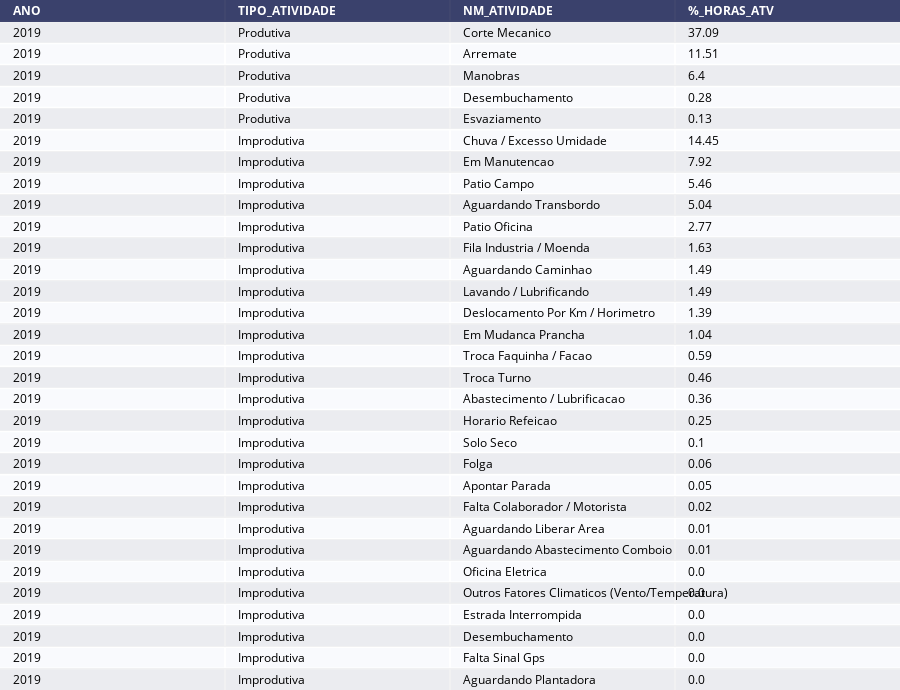

The notebook cell saved with this chart:
### Code cell
import plotly.figure_factory as ff

dt_year_graf = dt_year.query('ANO == 2019')

# Rename column of database
dt_year_graf = dt_year_graf.rename(columns={"VA_DURACAO": "HORAS_ATV", "FG_ATIVIDADE_PRODUTIVA": "TIPO_ATIVIDADE"}, errors="raise")

# Select columns of database
dt_year_graf = dt_year_graf[['ANO', 'TIPO_ATIVIDADE', 'NM_ATIVIDADE', '%_HORAS_ATV']]

# Sort Values in database
dt_year_graf = dt_year_graf.sort_values(['ANO', 'TIPO_ATIVIDADE', '%_HORAS_ATV'], ascending=False)

# Plot database
fig =  ff.create_table(dt_year_graf, height_constant=20)
print(' / ')
print(' / ')
print(' / Relação % de Horas Produtivas e Improdutivas por Ano e Tipos de Atividades (2019)')
fig.show()

### Figure 1 — Plotly figure (JSON) as saved in the notebook; plotly's stock layout.template omitted (floating-point values rounded to 4 significant figures)
{"data": [{"colorscale": [[0, "#00083e"], [0.5, "#ededee"], [1, "#ffffff"]], "hoverinfo": "none", "opacity": 0.75, "showscale": false, "type": "heatmap", "z": [[0, 0, 0, 0], [0.5, 0.5, 0.5, 0.5], [1, 1, 1, 1], [0.5, 0.5, 0.5, 0.5], [1, 1, 1, 1], [0.5, 0.5, 0.5, 0.5], [1, 1, 1, 1], [0.5, 0.5, 0.5, 0.5], [1, 1, 1, 1], [0.5, 0.5, 0.5, 0.5], [1, 1, 1, 1], [0.5, 0.5, 0.5, 0.5], [1, 1, 1, 1], [0.5, 0.5, 0.5, 0.5], [1, 1, 1, 1], [0.5, 0.5, 0.5, 0.5], [1, 1, 1, 1], [0.5, 0.5, 0.5, 0.5], [1, 1, 1, 1], [0.5, 0.5, 0.5, 0.5], [1, 1, 1, 1], [0.5, 0.5, 0.5, 0.5], [1, 1, 1, 1], [0.5, 0.5, 0.5, 0.5], [1, 1, 1, 1], [0.5, 0.5, 0.5, 0.5], [1, 1, 1, 1], [0.5, 0.5, 0.5, 0.5], [1, 1, 1, 1], [0.5, 0.5, 0.5, 0.5], [1, 1, 1, 1], [0.5, 0.5, 0.5, 0.5]]}], "layout": {"annotations": [{"align": "left", "font": {"color": "#ffffff"}, "showarrow": false, "text": "<b>ANO</b>", "x": -0.45, "xanchor": "left", "xref": "x", "y": 0, "yref": "y"}, {"align": "left", "font": {"color": "#ffffff"}, "showarrow": false, "text": "<b>TIPO_ATIVIDADE</b>", "x": 0.55, "xanchor": "left", "xref": "x", "y": 0, "yref": "y"}, {"align": "left", "font": {"color": "#ffffff"}, "showarrow": false, "text": "<b>NM_ATIVIDADE</b>", "x": 1.55, "xanchor": "left", "xref": "x", "y": 0, "yref": "y"}, {"align": "left", "font": {"color": "#ffffff"}, "showarrow": false, "text": "<b>%_HORAS_ATV</b>", "x": 2.55, "xanchor": "left", "xref": "x", "y": 0, "yref": "y"}, {"align": "left", "font": {"color": "#000000"}, "showarrow": false, "text": "2019", "x": -0.45, "xanchor": "left", "xref": "x", "y": 1, "yref": "y"}, {"align": "left", "font": {"color": "#000000"}, "showarrow": false, "text": "Produtiva", "x": 0.55, "xanchor": "left", "xref": "x", "y": 1, "yref": "y"}, {"align": "left", "font": {"color": "#000000"}, "showarrow": false, "text": "Corte Mecanico", "x": 1.55, "xanchor": "left", "xref": "x", "y": 1, "yref": "y"}, {"align": "left", "font": {"color": "#000000"}, "showarrow": false, "text": "37.09", "x": 2.55, "xanchor": "left", "xref": "x", "y": 1, "yref": "y"}, {"align": "left", "font": {"color": "#000000"}, "showarrow": false, "text": "2019", "x": -0.45, "xanchor": "left", "xref": "x", "y": 2, "yref": "y"}, {"align": "left", "font": {"color": "#000000"}, "showarrow": false, "text": "Produtiva", "x": 0.55, "xanchor": "left", "xref": "x", "y": 2, "yref": "y"}, {"align": "left", "font": {"color": "#000000"}, "showarrow": false, "text": "Arremate", "x": 1.55, "xanchor": "left", "xref": "x", "y": 2, "yref": "y"}, {"align": "left", "font": {"color": "#000000"}, "showarrow": false, "text": "11.51", "x": 2.55, "xanchor": "left", "xref": "x", "y": 2, "yref": "y"}, {"align": "left", "font": {"color": "#000000"}, "showarrow": false, "text": "2019", "x": -0.45, "xanchor": "left", "xref": "x", "y": 3, "yref": "y"}, {"align": "left", "font": {"color": "#000000"}, "showarrow": false, "text": "Produtiva", "x": 0.55, "xanchor": "left", "xref": "x", "y": 3, "yref": "y"}, {"align": "left", "font": {"color": "#000000"}, "showarrow": false, "text": "Manobras", "x": 1.55, "xanchor": "left", "xref": "x", "y": 3, "yref": "y"}, {"align": "left", "font": {"color": "#000000"}, "showarrow": false, "text": "6.4", "x": 2.55, "xanchor": "left", "xref": "x", "y": 3, "yref": "y"}, {"align": "left", "font": {"color": "#000000"}, "showarrow": false, "text": "2019", "x": -0.45, "xanchor": "left", "xref": "x", "y": 4, "yref": "y"}, {"align": "left", "font": {"color": "#000000"}, "showarrow": false, "text": "Produtiva", "x": 0.55, "xanchor": "left", "xref": "x", "y": 4, "yref": "y"}, {"align": "left", "font": {"color": "#000000"}, "showarrow": false, "text": "Desembuchamento", "x": 1.55, "xanchor": "left", "xref": "x", "y": 4, "yref": "y"}, {"align": "left", "font": {"color": "#000000"}, "showarrow": false, "text": "0.28", "x": 2.55, "xanchor": "left", "xref": "x", "y": 4, "yref": "y"}, {"align": "left", "font": {"color": "#000000"}, "showarrow": false, "text": "2019", "x": -0.45, "xanchor": "left", "xref": "x", "y": 5, "yref": "y"}, {"align": "left", "font": {"color": "#000000"}, "showarrow": false, "text": "Produtiva", "x": 0.55, "xanchor": "left", "xref": "x", "y": 5, "yref": "y"}, {"align": "left", "font": {"color": "#000000"}, "showarrow": false, "text": "Esvaziamento", "x": 1.55, "xanchor": "left", "xref": "x", "y": 5, "yref": "y"}, {"align": "left", "font": {"color": "#000000"}, "showarrow": false, "text": "0.13", "x": 2.55, "xanchor": "left", "xref": "x", "y": 5, "yref": "y"}, {"align": "left", "font": {"color": "#000000"}, "showarrow": false, "text": "2019", "x": -0.45, "xanchor": "left", "xref": "x", "y": 6, "yref": "y"}, {"align": "left", "font": {"color": "#000000"}, "showarrow": false, "text": "Improdutiva", "x": 0.55, "xanchor": "left", "xref": "x", "y": 6, "yref": "y"}, {"align": "left", "font": {"color": "#000000"}, "showarrow": false, "text": "Chuva / Excesso Umidade", "x": 1.55, "xanchor": "left", "xref": "x", "y": 6, "yref": "y"}, {"align": "left", "font": {"color": "#000000"}, "showarrow": false, "text": "14.45", "x": 2.55, "xanchor": "left", "xref": "x", "y": 6, "yref": "y"}, {"align": "left", "font": {"color": "#000000"}, "showarrow": false, "text": "2019", "x": -0.45, "xanchor": "left", "xref": "x", "y": 7, "yref": "y"}, {"align": "left", "font": {"color": "#000000"}, "showarrow": false, "text": "Improdutiva", "x": 0.55, "xanchor": "left", "xref": "x", "y": 7, "yref": "y"}, {"align": "left", "font": {"color": "#000000"}, "showarrow": false, "text": "Em Manutencao", "x": 1.55, "xanchor": "left", "xref": "x", "y": 7, "yref": "y"}, {"align": "left", "font": {"color": "#000000"}, "showarrow": false, "text": "7.92", "x": 2.55, "xanchor": "left", "xref": "x", "y": 7, "yref": "y"}, {"align": "left", "font": {"color": "#000000"}, "showarrow": false, "text": "2019", "x": -0.45, "xanchor": "left", "xref": "x", "y": 8, "yref": "y"}, {"align": "left", "font": {"color": "#000000"}, "showarrow": false, "text": "Improdutiva", "x": 0.55, "xanchor": "left", "xref": "x", "y": 8, "yref": "y"}, {"align": "left", "font": {"color": "#000000"}, "showarrow": false, "text": "Patio Campo", "x": 1.55, "xanchor": "left", "xref": "x", "y": 8, "yref": "y"}, {"align": "left", "font": {"color": "#000000"}, "showarrow": false, "text": "5.46", "x": 2.55, "xanchor": "left", "xref": "x", "y": 8, "yref": "y"}, {"align": "left", "font": {"color": "#000000"}, "showarrow": false, "text": "2019", "x": -0.45, "xanchor": "left", "xref": "x", "y": 9, "yref": "y"}, {"align": "left", "font": {"color": "#000000"}, "showarrow": false, "text": "Improdutiva", "x": 0.55, "xanchor": "left", "xref": "x", "y": 9, "yref": "y"}, {"align": "left", "font": {"color": "#000000"}, "showarrow": false, "text": "Aguardando Transbordo", "x": 1.55, "xanchor": "left", "xref": "x", "y": 9, "yref": "y"}, {"align": "left", "font": {"color": "#000000"}, "showarrow": false, "text": "5.04", "x": 2.55, "xanchor": "left", "xref": "x", "y": 9, "yref": "y"}, {"align": "left", "font": {"color": "#000000"}, "showarrow": false, "text": "2019", "x": -0.45, "xanchor": "left", "xref": "x", "y": 10, "yref": "y"}, {"align": "left", "font": {"color": "#000000"}, "showarrow": false, "text": "Improdutiva", "x": 0.55, "xanchor": "left", "xref": "x", "y": 10, "yref": "y"}, {"align": "left", "font": {"color": "#000000"}, "showarrow": false, "text": "Patio Oficina", "x": 1.55, "xanchor": "left", "xref": "x", "y": 10, "yref": "y"}, {"align": "left", "font": {"color": "#000000"}, "showarrow": false, "text": "2.77", "x": 2.55, "xanchor": "left", "xref": "x", "y": 10, "yref": "y"}, {"align": "left", "font": {"color": "#000000"}, "showarrow": false, "text": "2019", "x": -0.45, "xanchor": "left", "xref": "x", "y": 11, "yref": "y"}, {"align": "left", "font": {"color": "#000000"}, "showarrow": false, "text": "Improdutiva", "x": 0.55, "xanchor": "left", "xref": "x", "y": 11, "yref": "y"}, {"align": "left", "font": {"color": "#000000"}, "showarrow": false, "text": "Fila Industria / Moenda", "x": 1.55, "xanchor": "left", "xref": "x", "y": 11, "yref": "y"}, {"align": "left", "font": {"color": "#000000"}, "showarrow": false, "text": "1.63", "x": 2.55, "xanchor": "left", "xref": "x", "y": 11, "yref": "y"}, {"align": "left", "font": {"color": "#000000"}, "showarrow": false, "text": "2019", "x": -0.45, "xanchor": "left", "xref": "x", "y": 12, "yref": "y"}, {"align": "left", "font": {"color": "#000000"}, "showarrow": false, "text": "Improdutiva", "x": 0.55, "xanchor": "left", "xref": "x", "y": 12, "yref": "y"}, {"align": "left", "font": {"color": "#000000"}, "showarrow": false, "text": "Aguardando Caminhao", "x": 1.55, "xanchor": "left", "xref": "x", "y": 12, "yref": "y"}, {"align": "left", "font": {"color": "#000000"}, "showarrow": false, "text": "1.49", "x": 2.55, "xanchor": "left", "xref": "x", "y": 12, "yref": "y"}, {"align": "left", "font": {"color": "#000000"}, "showarrow": false, "text": "2019", "x": -0.45, "xanchor": "left", "xref": "x", "y": 13, "yref": "y"}, {"align": "left", "font": {"color": "#000000"}, "showarrow": false, "text": "Improdutiva", "x": 0.55, "xanchor": "left", "xref": "x", "y": 13, "yref": "y"}, {"align": "left", "font": {"color": "#000000"}, "showarrow": false, "text": "Lavando / Lubrificando", "x": 1.55, "xanchor": "left", "xref": "x", "y": 13, "yref": "y"}, {"align": "left", "font": {"color": "#000000"}, "showarrow": false, "text": "1.49", "x": 2.55, "xanchor": "left", "xref": "x", "y": 13, "yref": "y"}, {"align": "left", "font": {"color": "#000000"}, "showarrow": false, "text": "2019", "x": -0.45, "xanchor": "left", "xref": "x", "y": 14, "yref": "y"}, {"align": "left", "font": {"color": "#000000"}, "showarrow": false, "text": "Improdutiva", "x": 0.55, "xanchor": "left", "xref": "x", "y": 14, "yref": "y"}, {"align": "left", "font": {"color": "#000000"}, "showarrow": false, "text": "Deslocamento Por Km / Horimetro", "x": 1.55, "xanchor": "left", "xref": "x", "y": 14, "yref": "y"}, {"align": "left", "font": {"color": "#000000"}, "showarrow": false, "text": "1.39", "x": 2.55, "xanchor": "left", "xref": "x", "y": 14, "yref": "y"}, {"align": "left", "font": {"color": "#000000"}, "showarrow": false, "text": "2019", "x": -0.45, "xanchor": "left", "xref": "x", "y": 15, "yref": "y"}, {"align": "left", "font": {"color": "#000000"}, "showarrow": false, "text": "Improdutiva", "x": 0.55, "xanchor": "left", "xref": "x", "y": 15, "yref": "y"}, {"align": "left", "font": {"color": "#000000"}, "showarrow": false, "text": "Em Mudanca Prancha", "x": 1.55, "xanchor": "left", "xref": "x", "y": 15, "yref": "y"}, {"align": "left", "font": {"color": "#000000"}, "showarrow": false, "text": "1.04", "x": 2.55, "xanchor": "left", "xref": "x", "y": 15, "yref": "y"}, {"align": "left", "font": {"color": "#000000"}, "showarrow": false, "text": "2019", "x": -0.45, "xanchor": "left", "xref": "x", "y": 16, "yref": "y"}, {"align": "left", "font": {"color": "#000000"}, "showarrow": false, "text": "Improdutiva", "x": 0.55, "xanchor": "left", "xref": "x", "y": 16, "yref": "y"}, {"align": "left", "font": {"color": "#000000"}, "showarrow": false, "text": "Troca Faquinha / Facao", "x": 1.55, "xanchor": "left", "xref": "x", "y": 16, "yref": "y"}, {"align": "left", "font": {"color": "#000000"}, "showarrow": false, "text": "0.59", "x": 2.55, "xanchor": "left", "xref": "x", "y": 16, "yref": "y"}, {"align": "left", "font": {"color": "#000000"}, "showarrow": false, "text": "2019", "x": -0.45, "xanchor": "left", "xref": "x", "y": 17, "yref": "y"}, {"align": "left", "font": {"color": "#000000"}, "showarrow": false, "text": "Improdutiva", "x": 0.55, "xanchor": "left", "xref": "x", "y": 17, "yref": "y"}, {"align": "left", "font": {"color": "#000000"}, "showarrow": false, "text": "Troca Turno", "x": 1.55, "xanchor": "left", "xref": "x", "y": 17, "yref": "y"}, {"align": "left", "font": {"color": "#000000"}, "showarrow": false, "text": "0.46", "x": 2.55, "xanchor": "left", "xref": "x", "y": 17, "yref": "y"}, {"align": "left", "font": {"color": "#000000"}, "showarrow": false, "text": "2019", "x": -0.45, "xanchor": "left", "xref": "x", "y": 18, "yref": "y"}, {"align": "left", "font": {"color": "#000000"}, "showarrow": false, "text": "Improdutiva", "x": 0.55, "xanchor": "left", "xref": "x", "y": 18, "yref": "y"}, {"align": "left", "font": {"color": "#000000"}, "showarrow": false, "text": "Abastecimento / Lubrificacao", "x": 1.55, "xanchor": "left", "xref": "x", "y": 18, "yref": "y"}, {"align": "left", "font": {"color": "#000000"}, "showarrow": false, "text": "0.36", "x": 2.55, "xanchor": "left", "xref": "x", "y": 18, "yref": "y"}, {"align": "left", "font": {"color": "#000000"}, "showarrow": false, "text": "2019", "x": -0.45, "xanchor": "left", "xref": "x", "y": 19, "yref": "y"}, {"align": "left", "font": {"color": "#000000"}, "showarrow": false, "text": "Improdutiva", "x": 0.55, "xanchor": "left", "xref": "x", "y": 19, "yref": "y"}, {"align": "left", "font": {"color": "#000000"}, "showarrow": false, "text": "Horario Refeicao", "x": 1.55, "xanchor": "left", "xref": "x", "y": 19, "yref": "y"}, {"align": "left", "font": {"color": "#000000"}, "showarrow": false, "text": "0.25", "x": 2.55, "xanchor": "left", "xref": "x", "y": 19, "yref": "y"}, {"align": "left", "font": {"color": "#000000"}, "showarrow": false, "text": "2019", "x": -0.45, "xanchor": "left", "xref": "x", "y": 20, "yref": "y"}, {"align": "left", "font": {"color": "#000000"}, "showarrow": false, "text": "Improdutiva", "x": 0.55, "xanchor": "left", "xref": "x", "y": 20, "yref": "y"}, {"align": "left", "font": {"color": "#000000"}, "showarrow": false, "text": "Solo Seco", "x": 1.55, "xanchor": "left", "xref": "x", "y": 20, "yref": "y"}, {"align": "left", "font": {"color": "#000000"}, "showarrow": false, "text": "0.1", "x": 2.55, "xanchor": "left", "xref": "x", "y": 20, "yref": "y"}, {"align": "left", "font": {"color": "#000000"}, "showarrow": false, "text": "2019", "x": -0.45, "xanchor": "left", "xref": "x", "y": 21, "yref": "y"}, {"align": "left", "font": {"color": "#000000"}, "showarrow": false, "text": "Improdutiva", "x": 0.55, "xanchor": "left", "xref": "x", "y": 21, "yref": "y"}, {"align": "left", "font": {"color": "#000000"}, "showarrow": false, "text": "Folga", "x": 1.55, "xanchor": "left", "xref": "x", "y": 21, "yref": "y"}, {"align": "left", "font": {"color": "#000000"}, "showarrow": false, "text": "0.06", "x": 2.55, "xanchor": "left", "xref": "x", "y": 21, "yref": "y"}, {"align": "left", "font": {"color": "#000000"}, "showarrow": false, "text": "2019", "x": -0.45, "xanchor": "left", "xref": "x", "y": 22, "yref": "y"}, {"align": "left", "font": {"color": "#000000"}, "showarrow": false, "text": "Improdutiva", "x": 0.55, "xanchor": "left", "xref": "x", "y": 22, "yref": "y"}, {"align": "left", "font": {"color": "#000000"}, "showarrow": false, "text": "Apontar Parada", "x": 1.55, "xanchor": "left", "xref": "x", "y": 22, "yref": "y"}, {"align": "left", "font": {"color": "#000000"}, "showarrow": false, "text": "0.05", "x": 2.55, "xanchor": "left", "xref": "x", "y": 22, "yref": "y"}, {"align": "left", "font": {"color": "#000000"}, "showarrow": false, "text": "2019", "x": -0.45, "xanchor": "left", "xref": "x", "y": 23, "yref": "y"}, {"align": "left", "font": {"color": "#000000"}, "showarrow": false, "text": "Improdutiva", "x": 0.55, "xanchor": "left", "xref": "x", "y": 23, "yref": "y"}, {"align": "left", "font": {"color": "#000000"}, "showarrow": false, "text": "Falta Colaborador / Motorista", "x": 1.55, "xanchor": "left", "xref": "x", "y": 23, "yref": "y"}, {"align": "left", "font": {"color": "#000000"}, "showarrow": false, "text": "0.02", "x": 2.55, "xanchor": "left", "xref": "x", "y": 23, "yref": "y"}, {"align": "left", "font": {"color": "#000000"}, "showarrow": false, "text": "2019", "x": -0.45, "xanchor": "left", "xref": "x", "y": 24, "yref": "y"}, {"align": "left", "font": {"color": "#000000"}, "showarrow": false, "text": "Improdutiva", "x": 0.55, "xanchor": "left", "xref": "x", "y": 24, "yref": "y"}, {"align": "left", "font": {"color": "#000000"}, "showarrow": false, "text": "Aguardando Liberar Area", "x": 1.55, "xanchor": "left", "xref": "x", "y": 24, "yref": "y"}, {"align": "left", "font": {"color": "#000000"}, "showarrow": false, "text": "0.01", "x": 2.55, "xanchor": "left", "xref": "x", "y": 24, "yref": "y"}, {"align": "left", "font": {"color": "#000000"}, "showarrow": false, "text": "2019", "x": -0.45, "xanchor": "left", "xref": "x", "y": 25, "yref": "y"}, {"align": "left", "font": {"color": "#000000"}, "showarrow": false, "text": "Improdutiva", "x": 0.55, "xanchor": "left", "xref": "x", "y": 25, "yref": "y"}, {"align": "left", "font": {"color": "#000000"}, "showarrow": false, "text": "Aguardando Abastecimento Comboio", "x": 1.55, "xanchor": "left", "xref": "x", "y": 25, "yref": "y"}, {"align": "left", "font": {"color": "#000000"}, "showarrow": false, "text": "0.01", "x": 2.55, "xanchor": "left", "xref": "x", "y": 25, "yref": "y"}, {"align": "left", "font": {"color": "#000000"}, "showarrow": false, "text": "2019", "x": -0.45, "xanchor": "left", "xref": "x", "y": 26, "yref": "y"}, {"align": "left", "font": {"color": "#000000"}, "showarrow": false, "text": "Improdutiva", "x": 0.55, "xanchor": "left", "xref": "x", "y": 26, "yref": "y"}, {"align": "left", "font": {"color": "#000000"}, "showarrow": false, "text": "Oficina Eletrica", "x": 1.55, "xanchor": "left", "xref": "x", "y": 26, "yref": "y"}, {"align": "left", "font": {"color": "#000000"}, "showarrow": false, "text": "0.0", "x": 2.55, "xanchor": "left", "xref": "x", "y": 26, "yref": "y"}, {"align": "left", "font": {"color": "#000000"}, "showarrow": false, "text": "2019", "x": -0.45, "xanchor": "left", "xref": "x", "y": 27, "yref": "y"}, {"align": "left", "font": {"color": "#000000"}, "showarrow": false, "text": "Improdutiva", "x": 0.55, "xanchor": "left", "xref": "x", "y": 27, "yref": "y"}, {"align": "left", "font": {"color": "#000000"}, "showarrow": false, "text": "Outros Fatores Climaticos (Vento/Temperatura)", "x": 1.55, "xanchor": "left", "xref": "x", "y": 27, "yref": "y"}, {"align": "left", "font": {"color": "#000000"}, "showarrow": false, "text": "0.0", "x": 2.55, "xanchor": "left", "xref": "x", "y": 27, "yref": "y"}, {"align": "left", "font": {"color": "#000000"}, "showarrow": false, "text": "2019", "x": -0.45, "xanchor": "left", "xref": "x", "y": 28, "yref": "y"}, {"align": "left", "font": {"color": "#000000"}, "showarrow": false, "text": "Improdutiva", "x": 0.55, "xanchor": "left", "xref": "x", "y": 28, "yref": "y"}, {"align": "left", "font": {"color": "#000000"}, "showarrow": false, "text": "Estrada Interrompida", "x": 1.55, "xanchor": "left", "xref": "x", "y": 28, "yref": "y"}, {"align": "left", "font": {"color": "#000000"}, "showarrow": false, "text": "0.0", "x": 2.55, "xanchor": "left", "xref": "x", "y": 28, "yref": "y"}, {"align": "left", "font": {"color": "#000000"}, "showarrow": false, "text": "2019", "x": -0.45, "xanchor": "left", "xref": "x", "y": 29, "yref": "y"}, {"align": "left", "font": {"color": "#000000"}, "showarrow": false, "text": "Improdutiva", "x": 0.55, "xanchor": "left", "xref": "x", "y": 29, "yref": "y"}, {"align": "left", "font": {"color": "#000000"}, "showarrow": false, "text": "Desembuchamento", "x": 1.55, "xanchor": "left", "xref": "x", "y": 29, "yref": "y"}, {"align": "left", "font": {"color": "#000000"}, "showarrow": false, "text": "0.0", "x": 2.55, "xanchor": "left", "xref": "x", "y": 29, "yref": "y"}, {"align": "left", "font": {"color": "#000000"}, "showarrow": false, "text": "2019", "x": -0.45, "xanchor": "left", "xref": "x", "y": 30, "yref": "y"}, {"align": "left", "font": {"color": "#000000"}, "showarrow": false, "text": "Improdutiva", "x": 0.55, "xanchor": "left", "xref": "x", "y": 30, "yref": "y"}, {"align": "left", "font": {"color": "#000000"}, "showarrow": false, "text": "Falta Sinal Gps", "x": 1.55, "xanchor": "left", "xref": "x", "y": 30, "yref": "y"}, {"align": "left", "font": {"color": "#000000"}, "showarrow": false, "text": "0.0", "x": 2.55, "xanchor": "left", "xref": "x", "y": 30, "yref": "y"}, {"align": "left", "font": {"color": "#000000"}, "showarrow": false, "text": "2019", "x": -0.45, "xanchor": "left", "xref": "x", "y": 31, "yref": "y"}, {"align": "left", "font": {"color": "#000000"}, "showarrow": false, "text": "Improdutiva", "x": 0.55, "xanchor": "left", "xref": "x", "y": 31, "yref": "y"}, {"align": "left", "font": {"color": "#000000"}, "showarrow": false, "text": "Aguardando Plantadora", "x": 1.55, "xanchor": "left", "xref": "x", "y": 31, "yref": "y"}, {"align": "left", "font": {"color": "#000000"}, "showarrow": false, "text": "0.0", "x": 2.55, "xanchor": "left", "xref": "x", "y": 31, "yref": "y"}], "height": 690, "margin": {"b": 0, "l": 0, "r": 0, "t": 0}, "xaxis": {"dtick": 1, "gridwidth": 2, "showticklabels": false, "tick0": -0.5, "ticks": "", "zeroline": false}, "yaxis": {"autorange": "reversed", "dtick": 1, "gridwidth": 2, "showticklabels": false, "tick0": 0.5, "ticks": "", "zeroline": false}}}
